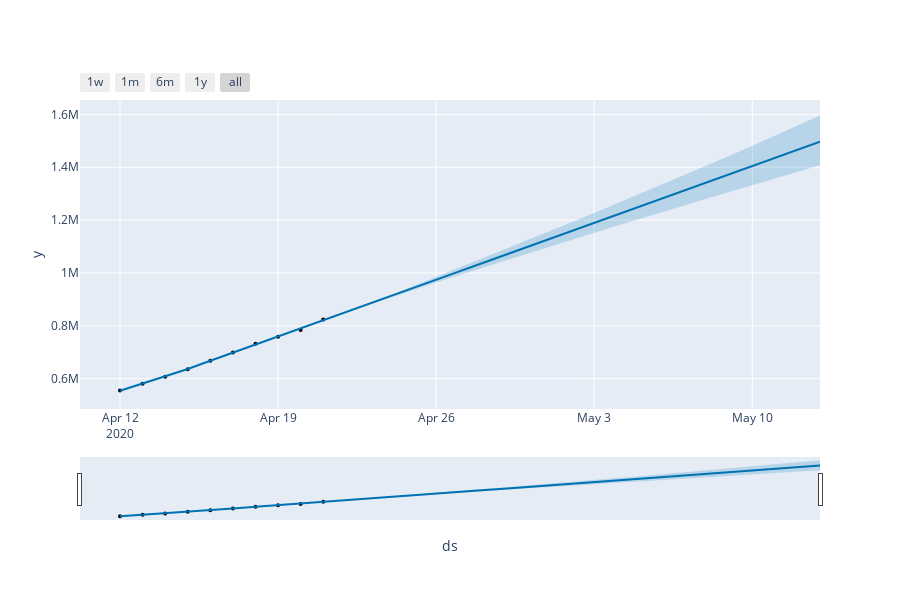

This figure's notebook cell:
### Markdown cell above
Para poder ver los componentes del pronóstico, usaremos plot_plotly.

### Code cell
fig = plot_plotly(m, forecast)
py.iplot(fig) 
fig = m.plot(forecast,xlabel='Date',ylabel='Confirmed Count')
